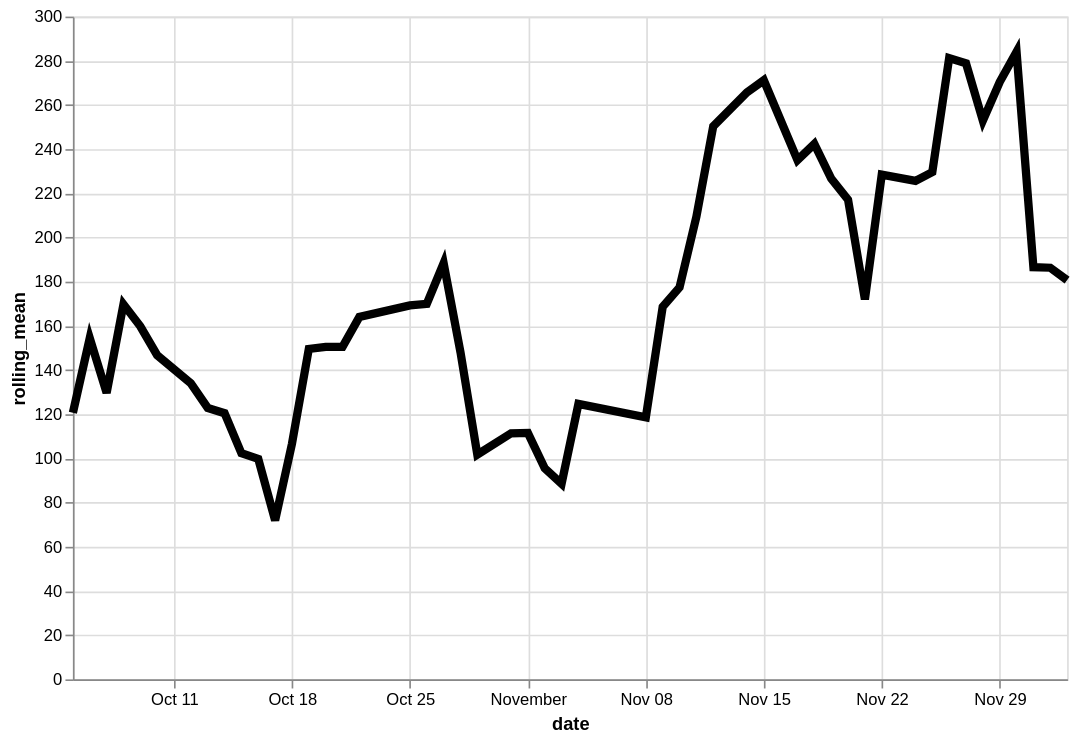

Here is the Vega-Lite specification saved for this chart:
### Vega-Lite specification from a JSON file in a GitHub repository (floating-point values rounded to 4 significant figures)
{"config": {"view": {"continuousWidth": 400, "continuousHeight": 300}}, "data": {"name": "data-17477029d661161aacee906dab8a8d57"}, "mark": {"type": "line", "color": "black", "size": 5}, "encoding": {"x": {"type": "temporal", "field": "date"}, "y": {"type": "quantitative", "field": "rolling_mean"}}, "height": 400, "transform": [{"window": [{"op": "mean", "field": "logavg", "as": "rolling_mean"}], "frame": [-7, 0]}], "width": 600, "$schema": "https://vega.github.io/schema/vega-lite/v4.8.1.json", "datasets": {"data-17477029d661161aacee906dab8a8d57": [{"date": "2020-10-05", "logavg": 120.7}, {"date": "2020-10-06", "logavg": 188.3}, {"date": "2020-10-07", "logavg": 80.0}, {"date": "2020-10-08", "logavg": 290.0}, {"date": "2020-10-09", "logavg": 120.0}, {"date": "2020-10-10", "logavg": 81.33}, {"date": "2020-10-12", "logavg": 57.48}, {"date": "2020-10-13", "logavg": 45.0}, {"date": "2020-10-14", "logavg": 101.7}, {"date": "2020-10-15", "logavg": 43.33}, {"date": "2020-10-16", "logavg": 59.5}, {"date": "2020-10-17", "logavg": 67.5}, {"date": "2020-10-18", "logavg": 397.2}, {"date": "2020-10-19", "logavg": 425.0}, {"date": "2020-10-20", "logavg": 65.0}, {"date": "2020-10-21", "logavg": 45.0}, {"date": "2020-10-22", "logavg": 210.0}, {"date": "2020-10-25", "logavg": 85.0}, {"date": "2020-10-26", "logavg": 65.0}, {"date": "2020-10-27", "logavg": 215.0}, {"date": "2020-10-28", "logavg": 75.0}, {"date": "2020-10-29", "logavg": 53.88}, {"date": "2020-10-31", "logavg": 142.3}, {"date": "2020-11-01", "logavg": 46.0}, {"date": "2020-11-02", "logavg": 82.25}, {"date": "2020-11-03", "logavg": 29.0}, {"date": "2020-11-04", "logavg": 354.0}, {"date": "2020-11-08", "logavg": 166.7}, {"date": "2020-11-09", "logavg": 475.0}, {"date": "2020-11-10", "logavg": 124.0}, {"date": "2020-11-11", "logavg": 398.3}, {"date": "2020-11-12", "logavg": 373.3}, {"date": "2020-11-14", "logavg": 205.0}, {"date": "2020-11-15", "logavg": 73.0}, {"date": "2020-11-17", "logavg": 65.0}, {"date": "2020-11-18", "logavg": 225.0}, {"date": "2020-11-19", "logavg": 350.0}, {"date": "2020-11-20", "logavg": 47.5}, {"date": "2020-11-21", "logavg": 37.0}, {"date": "2020-11-22", "logavg": 825.0}, {"date": "2020-11-24", "logavg": 182.5}, {"date": "2020-11-25", "logavg": 105.0}, {"date": "2020-11-26", "logavg": 477.5}, {"date": "2020-11-27", "logavg": 206.2}, {"date": "2020-11-28", "logavg": 142.0}, {"date": "2020-11-29", "logavg": 187.5}, {"date": "2020-11-30", "logavg": 146.7}, {"date": "2020-12-01", "logavg": 45.0}, {"date": "2020-12-02", "logavg": 180.6}, {"date": "2020-12-03", "logavg": 60.0}]}}
